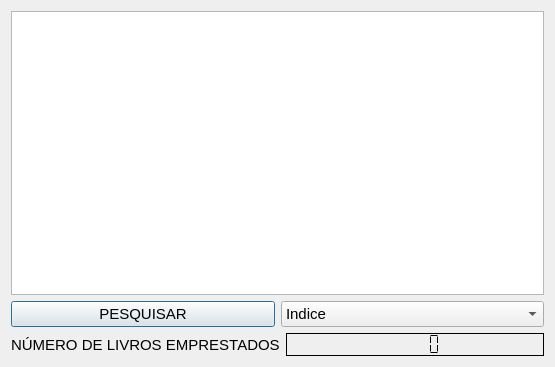
<?xml version="1.0" encoding="UTF-8"?>
<ui version="4.0">
 <class>livros_emprestados</class>
 <widget class="QDialog" name="livros_emprestados">
  <property name="geometry">
   <rect>
    <x>0</x>
    <y>0</y>
    <width>555</width>
    <height>367</height>
   </rect>
  </property>
  <property name="windowTitle">
   <string>LIVROS EMPRESTADOS</string>
  </property>
  <layout class="QVBoxLayout" name="verticalLayout">
   <item>
    <widget class="QTableView" name="tableView"/>
   </item>
   <item>
    <layout class="QHBoxLayout" name="horizontalLayout">
     <item>
      <widget class="QPushButton" name="pushButton">
       <property name="font">
        <font>
         <pointsize>11</pointsize>
        </font>
       </property>
       <property name="text">
        <string>PESQUISAR</string>
       </property>
      </widget>
     </item>
     <item>
      <widget class="QComboBox" name="comboBox">
       <property name="font">
        <font>
         <pointsize>11</pointsize>
        </font>
       </property>
       <item>
        <property name="text">
         <string>Indice</string>
        </property>
       </item>
       <item>
        <property name="text">
         <string>Indice_leitor</string>
        </property>
       </item>
       <item>
        <property name="text">
         <string>Nome_leitor</string>
        </property>
       </item>
       <item>
        <property name="text">
         <string>Nome_livro</string>
        </property>
       </item>
       <item>
        <property name="text">
         <string>Nome_autor</string>
        </property>
       </item>
       <item>
        <property name="text">
         <string>Telefone</string>
        </property>
       </item>
       <item>
        <property name="text">
         <string>CPF</string>
        </property>
       </item>
       <item>
        <property name="text">
         <string>Data_Emprestimo</string>
        </property>
       </item>
       <item>
        <property name="text">
         <string>Data_Devolucao</string>
        </property>
       </item>
      </widget>
     </item>
    </layout>
   </item>
   <item>
    <layout class="QHBoxLayout" name="horizontalLayout_2">
     <item>
      <widget class="QLabel" name="label">
       <property name="font">
        <font>
         <pointsize>11</pointsize>
        </font>
       </property>
       <property name="text">
        <string>NÚMERO DE LIVROS EMPRESTADOS</string>
       </property>
      </widget>
     </item>
     <item>
      <widget class="QLCDNumber" name="lcdNumber">
       <property name="font">
        <font>
         <pointsize>11</pointsize>
        </font>
       </property>
       <property name="frameShape">
        <enum>QFrame::Box</enum>
       </property>
       <property name="frameShadow">
        <enum>QFrame::Plain</enum>
       </property>
       <property name="segmentStyle">
        <enum>QLCDNumber::Flat</enum>
       </property>
      </widget>
     </item>
    </layout>
   </item>
  </layout>
 </widget>
 <resources/>
 <connections/>
</ui>
